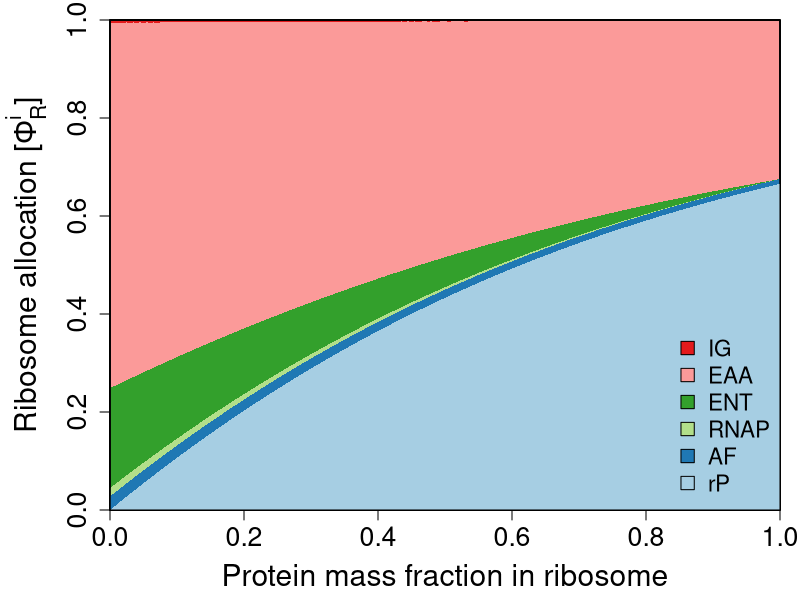
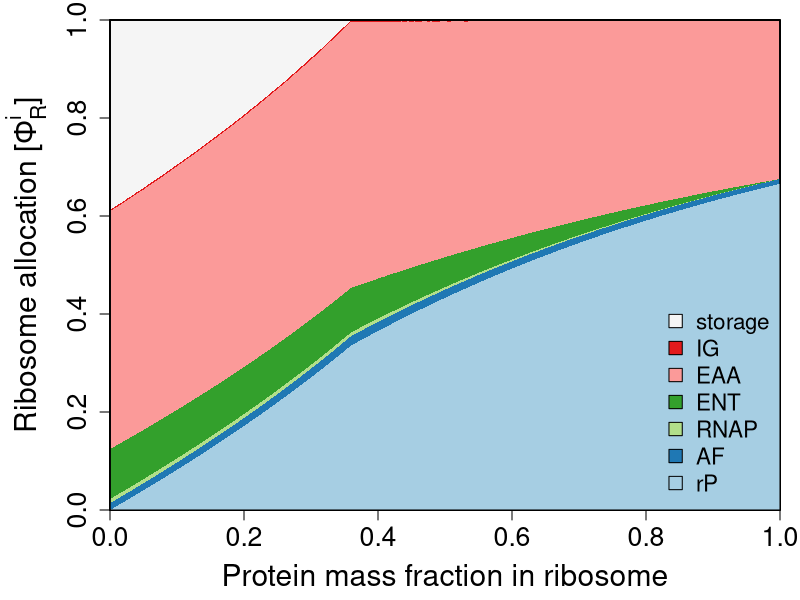
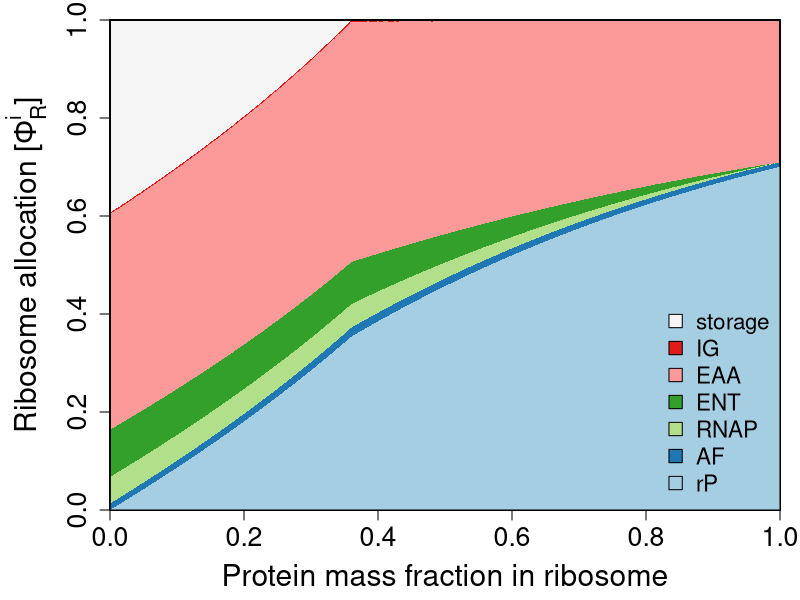
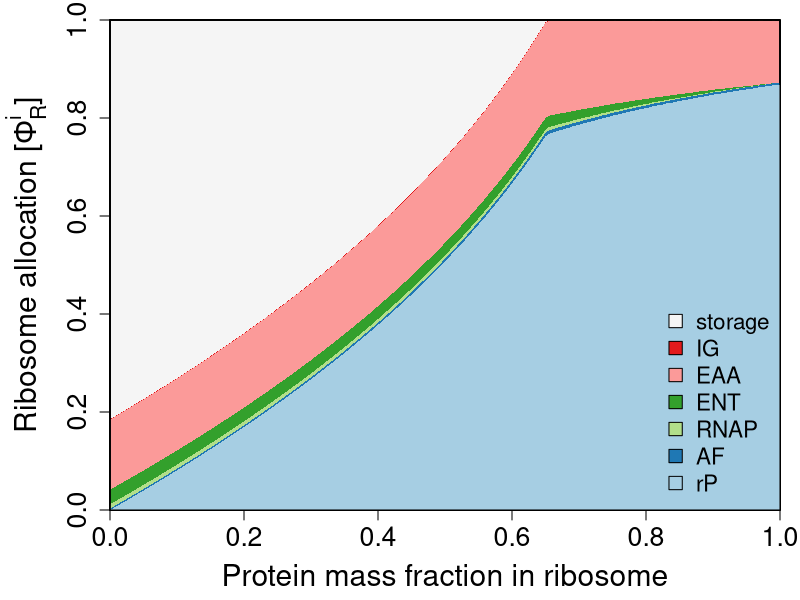

The R source for these figures, in order:
library(here)
library(RColorBrewer)

phis1 <- read.csv(here("data", "RBA_standard_phis.csv"), row.names = 1)
phis2 <- read.csv(here("data", "RNAPmax_noact_phis.csv"), row.names = 1)
phis3 <- read.csv(here("data", "RNAPmax_act_phis.csv"), row.names = 1)
phis4 <- read.csv(here("data", "RNAPmax_arch_phis.csv"), row.names = 1)

all_data <- list("RBA_standard_phis" = phis1,
                 "RNAPmax_noact_phis" = phis2,
                 "RNAPmax_act_phis" = phis3,
                 "RNAPmax_arch_phis" = phis4)

metabolite_cols <- c("G", "AA", "NT", "rRNA", "rP")
enzyme_cols <- c("R", "AF", "RNAP", "ENT", "EAA", "IG")
syn_cols <- c("wrP", "wAF", "wRNAP", "wENT", "wEAA", "wIG")

fig_size <- c(18,13)
colours <-  c(brewer.pal(6, "Paired"), "grey96")

# find min. concentration/allocation across EGVs (=necessary minimum)
# everything above that is unnecessary accumulation
group_data <- function(data, columns){
  grouped <- aggregate(data[, columns], list(data$x), FUN='min')[, columns]
  storage <- 1-rowSums(grouped)
  if(max(storage) > 0.01){
    grouped$storage <- storage  # only include if it is big enough
  }
  return(grouped)
}

make_plot <- function(data, columns, main, colours){
  leg_size <- 1.35
  cex_labs <- 1.8
  cex_axis <- 1.6
  
  grouped <- group_data(data, columns)
  cumsums <- t(apply(grouped, 1, cumsum))  # cumulative sum to draw the polygons
  xs <- c(unique(data$x), rev(unique(data$x)))
  
  par(mar = c(4.5,5.5,1,1))
  plot(NA, 
       xlim = c(0,1), 
       ylim = c(0,1), 
       xaxs = "i", yaxs = "i",
       xlab = "Protein mass fraction in ribosome",
       ylab = as.expression(bquote("Ribosome allocation ["*Phi["R"]^"i"*"]")),
       cex.lab = cex_labs,
       cex.axis = cex_axis)
  for(protein in ncol(cumsums):1){
    ys <- c(cumsums[, protein], rep(0, nrow(cumsums)))
    polygon(xs, ys, 
            col = colours[protein], 
            border = NA)
    par(new=TRUE)
    box()
  }
  par(new=FALSE)
  legend(1,0, xjust = 1, yjust = 0,
         legend =  gsub("w", "", rev(colnames(grouped))),
         col = "black", pt.bg = rev(colours[1:ncol(grouped)]),
         pch = 22,  pt.cex = 2,
         cex = leg_size, bty = "n")
}

#### Plot allocations ##########################################################
for(dataset in names(all_data)){
  png(filename = here("plots", paste0(dataset, ".png")), 
      type="cairo", units="cm", 
      width=fig_size[1], height=fig_size[2], res=300)
  make_plot(all_data[[dataset]], syn_cols, dataset, colours)
  dev.off()
}
